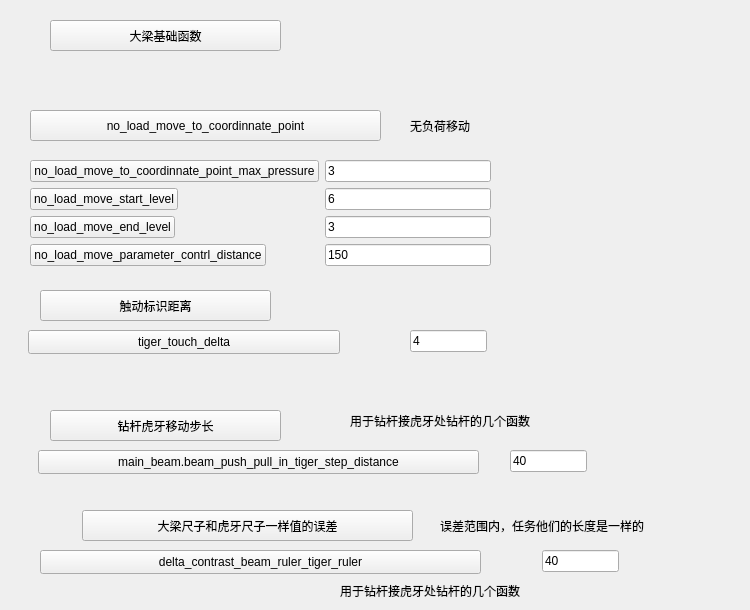
      <widget class="QWidget" name="page_22">
       <widget class="QPushButton" name="pushButton_126">
        <property name="geometry">
         <rect>
          <x>50</x>
          <y>20</y>
          <width>231</width>
          <height>31</height>
         </rect>
        </property>
        <property name="text">
         <string>大梁基础函数</string>
        </property>
       </widget>
       <widget class="QPushButton" name="pushButton_127">
        <property name="geometry">
         <rect>
          <x>30</x>
          <y>110</y>
          <width>351</width>
          <height>31</height>
         </rect>
        </property>
        <property name="text">
         <string>no_load_move_to_coordinnate_point</string>
        </property>
       </widget>
       <widget class="QLabel" name="label_83">
        <property name="geometry">
         <rect>
          <x>410</x>
          <y>110</y>
          <width>91</width>
          <height>31</height>
         </rect>
        </property>
        <property name="text">
         <string>无负荷移动</string>
        </property>
       </widget>
       <widget class="QWidget" name="layoutWidget">
        <property name="geometry">
         <rect>
          <x>30</x>
          <y>160</y>
          <width>461</width>
          <height>116</height>
         </rect>
        </property>
        <layout class="QFormLayout" name="formLayout_2">
         <item row="0" column="0">
          <widget class="QPushButton" name="pushButton_128">
           <property name="text">
            <string>no_load_move_to_coordinnate_point_max_pressure</string>
           </property>
           <property name="checkable">
            <bool>true</bool>
           </property>
          </widget>
         </item>
         <item row="0" column="1">
          <widget class="QLineEdit" name="lineEdit_34">
           <property name="text">
            <string>3</string>
           </property>
          </widget>
         </item>
         <item row="1" column="0">
          <widget class="QPushButton" name="pushButton_129">
           <property name="text">
            <string>no_load_move_start_level</string>
           </property>
           <property name="checkable">
            <bool>true</bool>
           </property>
          </widget>
         </item>
         <item row="1" column="1">
          <widget class="QLineEdit" name="lineEdit_37">
           <property name="text">
            <string>6</string>
           </property>
          </widget>
         </item>
         <item row="2" column="0">
          <widget class="QPushButton" name="pushButton_130">
           <property name="text">
            <string>no_load_move_end_level</string>
           </property>
           <property name="checkable">
            <bool>true</bool>
           </property>
          </widget>
         </item>
         <item row="2" column="1">
          <widget class="QLineEdit" name="lineEdit_38">
           <property name="text">
            <string>3</string>
           </property>
          </widget>
         </item>
         <item row="3" column="0">
          <widget class="QPushButton" name="pushButton_132">
           <property name="text">
            <string>no_load_move_parameter_contrl_distance</string>
           </property>
           <property name="checkable">
            <bool>true</bool>
           </property>
          </widget>
         </item>
         <item row="3" column="1">
          <widget class="QLineEdit" name="lineEdit_76">
           <property name="text">
            <string>150</string>
           </property>
          </widget>
         </item>
        </layout>
       </widget>
       <widget class="QLineEdit" name="lineEdit_89">
        <property name="geometry">
         <rect>
          <x>410</x>
          <y>330</y>
          <width>77</width>
          <height>22</height>
         </rect>
        </property>
        <property name="text">
         <string>4</string>
        </property>
       </widget>
       <widget class="QPushButton" name="pushButton_175">
        <property name="geometry">
         <rect>
          <x>28</x>
          <y>330</y>
          <width>312</width>
          <height>24</height>
         </rect>
        </property>
        <property name="text">
         <string>tiger_touch_delta</string>
        </property>
        <property name="checkable">
         <bool>true</bool>
        </property>
       </widget>
       <widget class="QPushButton" name="pushButton_176">
        <property name="geometry">
         <rect>
          <x>40</x>
          <y>290</y>
          <width>231</width>
          <height>31</height>
         </rect>
        </property>
        <property name="text">
         <string>触动标识距离</string>
        </property>
       </widget>
       <widget class="QPushButton" name="pushButton_177">
        <property name="geometry">
         <rect>
          <x>38</x>
          <y>450</y>
          <width>441</width>
          <height>24</height>
         </rect>
        </property>
        <property name="text">
         <string>main_beam.beam_push_pull_in_tiger_step_distance</string>
        </property>
        <property name="checkable">
         <bool>true</bool>
        </property>
       </widget>
       <widget class="QPushButton" name="pushButton_178">
        <property name="geometry">
         <rect>
          <x>50</x>
          <y>410</y>
          <width>231</width>
          <height>31</height>
         </rect>
        </property>
        <property name="text">
         <string>钻杆虎牙移动步长</string>
        </property>
       </widget>
       <widget class="QLineEdit" name="lineEdit_90">
        <property name="geometry">
         <rect>
          <x>510</x>
          <y>450</y>
          <width>77</width>
          <height>22</height>
         </rect>
        </property>
        <property name="text">
         <string>40</string>
        </property>
       </widget>
       <widget class="QLineEdit" name="lineEdit_91">
        <property name="geometry">
         <rect>
          <x>542</x>
          <y>550</y>
          <width>77</width>
          <height>22</height>
         </rect>
        </property>
        <property name="text">
         <string>40</string>
        </property>
       </widget>
       <widget class="QPushButton" name="pushButton_179">
        <property name="geometry">
         <rect>
          <x>40</x>
          <y>550</y>
          <width>441</width>
          <height>24</height>
         </rect>
        </property>
        <property name="text">
         <string>delta_contrast_beam_ruler_tiger_ruler</string>
        </property>
        <property name="checkable">
         <bool>true</bool>
        </property>
       </widget>
       <widget class="QPushButton" name="pushButton_180">
        <property name="geometry">
         <rect>
          <x>82</x>
          <y>510</y>
          <width>331</width>
          <height>31</height>
         </rect>
        </property>
        <property name="text">
         <string>大梁尺子和虎牙尺子一样值的误差</string>
        </property>
       </widget>
       <widget class="QLabel" name="label_112">
        <property name="geometry">
         <rect>
          <x>440</x>
          <y>510</y>
          <width>301</width>
          <height>31</height>
         </rect>
        </property>
        <property name="text">
         <string>误差范围内，任务他们的长度是一样的</string>
        </property>
       </widget>
       <widget class="QLabel" name="label_116">
        <property name="geometry">
         <rect>
          <x>350</x>
          <y>410</y>
          <width>301</width>
          <height>21</height>
         </rect>
        </property>
        <property name="text">
         <string>用于钻杆接虎牙处钻杆的几个函数</string>
        </property>
       </widget>
       <widget class="QLabel" name="label_117">
        <property name="geometry">
         <rect>
          <x>340</x>
          <y>580</y>
          <width>301</width>
          <height>21</height>
         </rect>
        </property>
        <property name="text">
         <string>用于钻杆接虎牙处钻杆的几个函数</string>
        </property>
       </widget>
      </widget>
